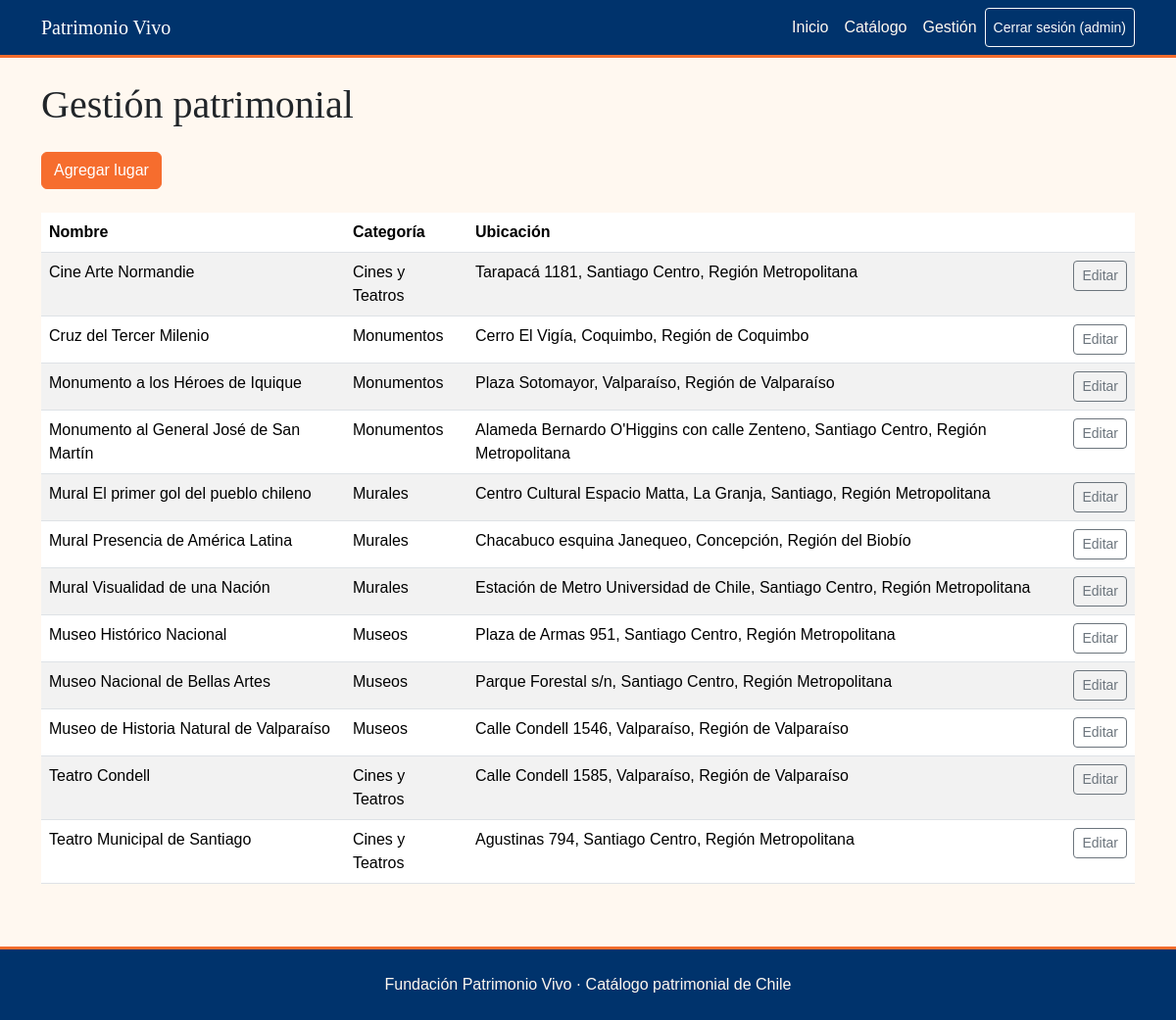
The app's page /gestion/ (signed in) with its own data.
### core/models.py (models this page shows, shortened)
class LugarPatrimonial(models.Model):
    nombre = models.CharField(max_length=200)
    descripcion = models.TextField(blank=True)
    ubicacion = models.CharField(max_length=200)
    anio_construccion = models.IntegerField()
    imagen = models.URLField(help_text="Enlace de la imagen", blank=True, null=True)
    categoria = models.ForeignKey(Categoria, on_delete=models.CASCADE)
    destacado = models.BooleanField(default=False)

class Categoria(models.Model):
    nombre = models.CharField(max_length=200)
    descripcion = models.TextField(blank=True)

### core/views.py (the view)
# urls.py: path('gestion/', views.gestion, name='gestion'),
@login_required
def gestion(request):
    lugares = LugarPatrimonial.objects.all().order_by('nombre')
    return render(request, 'core/gestion.html', {'lugares': lugares})

### core/templates/core/gestion.html (shortened to what this page needs)
{% extends 'core/base.html' %}
{% block contenido %}
<h1 class="mb-4">Gestión patrimonial</h1>
{% if perms.core.add_lugarpatrimonial %}
<a href="{% url 'agregar' %}" class="btn btn-primary mb-4">Agregar lugar</a>
{% endif %}
<table class="table table-striped">
    <thead>
        <tr><th>Nombre</th><th>Categoría</th><th>Ubicación</th><th></th></tr>
    </thead>
    <tbody>
    {% for lugar in lugares %}
        <tr>
            <td>{{ lugar.nombre }}</td>
            <td>{{ lugar.categoria.nombre }}</td>
            <td>{{ lugar.ubicacion }}</td>
            <td>
                {% if perms.core.change_lugarpatrimonial %}
                <a href="{% url 'editar' lugar.id %}" class="btn btn-sm btn-outline-secondary">Editar</a>
                {% endif %}
            </td>
        </tr>
    {% empty %}
        <tr><td colspan="4">No hay lugares registrados.</td></tr>
    {% endfor %}
    </tbody>
</table>
{% endblock %}

### core/templates/core/base.html (shortened to what this page needs)
{% load static %}
<!DOCTYPE html>
<html lang="es">
<head>
    <link rel="stylesheet" href="{% static 'core/css/bootstrap.css' %}">
    <link rel="stylesheet" href="{% static 'core/css/estilos.css' %}">
</head>
<body class="d-flex flex-column min-vh-100">
    <nav class="navbar navbar-expand-md navbar-dark">
        <div class="container">
            <a class="navbar-brand" href="{% url 'home' %}">Patrimonio Vivo</a>
            <div class="collapse navbar-collapse" id="menu">
                <div class="navbar-nav ms-auto">
                    <a class="nav-link" href="{% url 'home' %}">Inicio</a>
                    <a class="nav-link" href="{% url 'catalogo' %}">Catálogo</a>
                    {% if user.is_authenticated %}
                    <a class="nav-link" href="{% url 'gestion' %}">Gestión</a>
                        <form method="post" action="{% url 'logout' %}" class="d-flex">
                            <button type="submit" class="btn btn-outline-light btn-sm">Cerrar sesión ({{ user.username }})</button>
                        </form>
                    {% else %}
                        <a class="nav-link" href="{% url 'login' %}">Iniciar sesión</a>
                    {% endif %}
                </div>
            </div>
        </div>
    </nav>
    <main class="container py-4 flex-grow-1">
        {% block contenido %}{% endblock %}
    </main>
    <footer class="text-center py-4 mt-4">
        <p class="mb-0">Fundación Patrimonio Vivo · Catálogo patrimonial de Chile</p>
    </footer>
</body>
</html>

### core/static/core/css/estilos.css (style rules this page uses)
body { background-color: #FFF8F0; font-family: Arial, sans-serif; }
h1, h2, h3, .navbar-brand { font-family: Georgia, serif; }
.navbar, footer { background-color: #00336c; color: #FFF8F0; }
.navbar { border-bottom: 3px solid #f66d2e; }
footer { border-top: 3px solid #f66d2e; }
.navbar-nav .nav-link { color: #FFF8F0; }
.btn-primary { background-color: #f66d2e; border-color: #f66d2e; }

### records on screen
LugarPatrimonial: nombre "Cine Arte Normandie", categoria.nombre "Cines y Teatros", ubicacion "Tarapacá 1181, Santiago Centro, Región Metropolitana"
LugarPatrimonial: nombre "Cruz del Tercer Milenio", categoria.nombre "Monumentos", ubicacion "Cerro El Vigía, Coquimbo, Región de Coquimbo"
LugarPatrimonial: nombre "Monumento a los Héroes de Iquique", categoria.nombre "Monumentos", ubicacion "Plaza Sotomayor, Valparaíso, Región de Valparaíso"
LugarPatrimonial: nombre "Monumento al General José de San Martín", categoria.nombre "Monumentos", ubicacion "Alameda Bernardo O'Higgins con calle Zenteno, Santiago Centro, Región Metropolitana"
LugarPatrimonial: nombre "Mural El primer gol del pueblo chileno", categoria.nombre "Murales", ubicacion "Centro Cultural Espacio Matta, La Granja, Santiago, Región Metropolitana"
LugarPatrimonial: nombre "Mural Presencia de América Latina", categoria.nombre "Murales", ubicacion "Chacabuco esquina Janequeo, Concepción, Región del Biobío"
LugarPatrimonial: nombre "Mural Visualidad de una Nación", categoria.nombre "Murales", ubicacion "Estación de Metro Universidad de Chile, Santiago Centro, Región Metropolitana"
LugarPatrimonial: nombre "Museo Histórico Nacional", categoria.nombre "Museos", ubicacion "Plaza de Armas 951, Santiago Centro, Región Metropolitana"
LugarPatrimonial: nombre "Museo Nacional de Bellas Artes", categoria.nombre "Museos", ubicacion "Parque Forestal s/n, Santiago Centro, Región Metropolitana"
LugarPatrimonial: nombre "Museo de Historia Natural de Valparaíso", categoria.nombre "Museos", ubicacion "Calle Condell 1546, Valparaíso, Región de Valparaíso"
LugarPatrimonial: nombre "Teatro Condell", categoria.nombre "Cines y Teatros", ubicacion "Calle Condell 1585, Valparaíso, Región de Valparaíso"
LugarPatrimonial: nombre "Teatro Municipal de Santiago", categoria.nombre "Cines y Teatros", ubicacion "Agustinas 794, Santiago Centro, Región Metropolitana"

### other values on screen
{{ user.username }} "admin"
